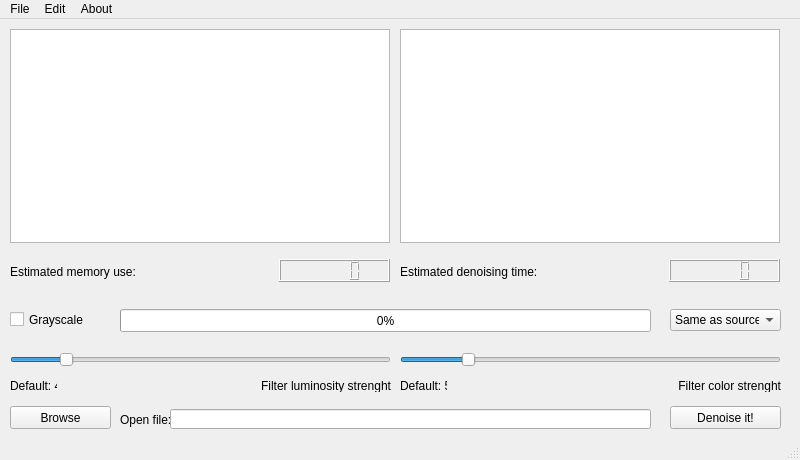
<?xml version="1.0" encoding="UTF-8"?>
<ui version="4.0">
 <class>MainWindow</class>
 <widget class="QMainWindow" name="MainWindow">
  <property name="geometry">
   <rect>
    <x>0</x>
    <y>0</y>
    <width>800</width>
    <height>460</height>
   </rect>
  </property>
  <property name="windowTitle">
   <string>De-noise Video Filter</string>
  </property>
  <property name="windowIcon">
   <iconset>
    <normaloff>resourses/icon.png</normaloff>resourses/icon.png</iconset>
  </property>
  <widget class="QWidget" name="centralwidget">
   <widget class="QGraphicsView" name="graphicsView">
    <property name="geometry">
     <rect>
      <x>10</x>
      <y>10</y>
      <width>380</width>
      <height>214</height>
     </rect>
    </property>
    <property name="toolTip">
     <string>Preview of original image / first frame</string>
    </property>
    <property name="whatsThis">
     <string>Preview of the original image or first video frame.</string>
    </property>
   </widget>
   <widget class="QGraphicsView" name="graphicsView_2">
    <property name="geometry">
     <rect>
      <x>400</x>
      <y>10</y>
      <width>380</width>
      <height>214</height>
     </rect>
    </property>
    <property name="toolTip">
     <string>Preview of denoised image / first frame</string>
    </property>
    <property name="whatsThis">
     <string>&lt;html&gt;&lt;head/&gt;&lt;body&gt;&lt;p&gt;&lt;span style=&quot; font-size:8.25pt;&quot;&gt;Preview of the denoised image or first video frame (if it's ready, of course).&lt;/span&gt;&lt;/p&gt;&lt;/body&gt;&lt;/html&gt;</string>
    </property>
   </widget>
   <widget class="QProgressBar" name="progressBar">
    <property name="geometry">
     <rect>
      <x>120</x>
      <y>290</y>
      <width>531</width>
      <height>23</height>
     </rect>
    </property>
    <property name="toolTip">
     <string>Current progress</string>
    </property>
    <property name="whatsThis">
     <string> Progress bar shows you progress of denoising (for video) or, at least, gives you information that it's complete.</string>
    </property>
    <property name="value">
     <number>0</number>
    </property>
   </widget>
   <widget class="QPushButton" name="pushButton">
    <property name="geometry">
     <rect>
      <x>670</x>
      <y>387</y>
      <width>111</width>
      <height>23</height>
     </rect>
    </property>
    <property name="toolTip">
     <string>Start denoising</string>
    </property>
    <property name="whatsThis">
     <string>&quot;Denoise it!&quot; is the magic button that'll do all the work if you define file path.</string>
    </property>
    <property name="text">
     <string>Denoise it!</string>
    </property>
   </widget>
   <widget class="QSlider" name="horizontalSlider">
    <property name="geometry">
     <rect>
      <x>10</x>
      <y>330</y>
      <width>381</width>
      <height>22</height>
     </rect>
    </property>
    <property name="toolTip">
     <string>Define filter luminance strenght (optional)</string>
    </property>
    <property name="whatsThis">
     <string>&lt;html&gt;&lt;head/&gt;&lt;body&gt;&lt;p&gt;&lt;span style=&quot; font-size:8.25pt;&quot;&gt;By these slider you can define filter strenght for luminance noise. Also remind that higher filter strengh means not only better denoising but fewer detailes remained also. So optimal settings are written beneath so you can return filter strenght to it's defaults easilly.&lt;/span&gt;&lt;/p&gt;&lt;/body&gt;&lt;/html&gt;</string>
    </property>
    <property name="maximum">
     <number>30</number>
    </property>
    <property name="value">
     <number>4</number>
    </property>
    <property name="orientation">
     <enum>Qt::Horizontal</enum>
    </property>
   </widget>
   <widget class="QSlider" name="horizontalSlider_2">
    <property name="geometry">
     <rect>
      <x>400</x>
      <y>330</y>
      <width>381</width>
      <height>22</height>
     </rect>
    </property>
    <property name="toolTip">
     <string>Define filter color strenght (optional)</string>
    </property>
    <property name="whatsThis">
     <string>&lt;html&gt;&lt;head/&gt;&lt;body&gt;&lt;p&gt;&lt;span style=&quot; font-size:8.25pt;&quot;&gt;By thes sliders you can define filter strenght for color noise. Of course, if you set color flag to grayslace, filter color strenght is just a game, enjoy :) Also remind that higher filter strengh means not only better denoising but fewer detailes remained also. So optimal settings are written beneath so you can return filter strenght to it's defaults easilly.&lt;/span&gt;&lt;/p&gt;&lt;/body&gt;&lt;/html&gt;</string>
    </property>
    <property name="maximum">
     <number>30</number>
    </property>
    <property name="value">
     <number>5</number>
    </property>
    <property name="orientation">
     <enum>Qt::Horizontal</enum>
    </property>
   </widget>
   <widget class="QLabel" name="label">
    <property name="geometry">
     <rect>
      <x>10</x>
      <y>360</y>
      <width>47</width>
      <height>13</height>
     </rect>
    </property>
    <property name="text">
     <string>Default: 4</string>
    </property>
   </widget>
   <widget class="QLabel" name="label_2">
    <property name="geometry">
     <rect>
      <x>210</x>
      <y>360</y>
      <width>181</width>
      <height>13</height>
     </rect>
    </property>
    <property name="text">
     <string>Filter luminosity strenght</string>
    </property>
    <property name="alignment">
     <set>Qt::AlignRight|Qt::AlignTrailing|Qt::AlignVCenter</set>
    </property>
   </widget>
   <widget class="QLabel" name="label_3">
    <property name="geometry">
     <rect>
      <x>400</x>
      <y>360</y>
      <width>47</width>
      <height>13</height>
     </rect>
    </property>
    <property name="text">
     <string>Default: 5</string>
    </property>
    <property name="alignment">
     <set>Qt::AlignLeading|Qt::AlignLeft|Qt::AlignVCenter</set>
    </property>
   </widget>
   <widget class="QLabel" name="label_4">
    <property name="geometry">
     <rect>
      <x>570</x>
      <y>360</y>
      <width>211</width>
      <height>13</height>
     </rect>
    </property>
    <property name="text">
     <string>Filter color strenght</string>
    </property>
    <property name="alignment">
     <set>Qt::AlignRight|Qt::AlignTrailing|Qt::AlignVCenter</set>
    </property>
   </widget>
   <widget class="QLabel" name="label_5">
    <property name="geometry">
     <rect>
      <x>120</x>
      <y>390</y>
      <width>61</width>
      <height>21</height>
     </rect>
    </property>
    <property name="text">
     <string>Open file:</string>
    </property>
    <property name="alignment">
     <set>Qt::AlignLeading|Qt::AlignLeft|Qt::AlignVCenter</set>
    </property>
   </widget>
   <widget class="QLineEdit" name="lineEdit">
    <property name="geometry">
     <rect>
      <x>170</x>
      <y>390</y>
      <width>481</width>
      <height>20</height>
     </rect>
    </property>
    <property name="toolTip">
     <string>File path</string>
    </property>
    <property name="whatsThis">
     <string>By this panel you can define file path manually or using standart system view, as you wish.</string>
    </property>
   </widget>
   <widget class="QPushButton" name="pushButton_2">
    <property name="geometry">
     <rect>
      <x>10</x>
      <y>387</y>
      <width>101</width>
      <height>23</height>
     </rect>
    </property>
    <property name="toolTip">
     <string>Browse file</string>
    </property>
    <property name="whatsThis">
     <string>By this panel you can define file path manually or using standart system view, as you wish.</string>
    </property>
    <property name="text">
     <string>Browse</string>
    </property>
   </widget>
   <widget class="QComboBox" name="comboBox_2">
    <property name="geometry">
     <rect>
      <x>670</x>
      <y>290</y>
      <width>111</width>
      <height>22</height>
     </rect>
    </property>
    <property name="toolTip">
     <string>Define the output resolution (optional)</string>
    </property>
    <property name="whatsThis">
     <string>Here you can define the resolution of output file if you want to change it. Please remind that higher resolution means moch more resourses to denoise it.</string>
    </property>
    <property name="maxVisibleItems">
     <number>9</number>
    </property>
    <item>
     <property name="text">
      <string>Same as source</string>
     </property>
    </item>
    <item>
     <property name="text">
      <string>VGA (640*480)</string>
     </property>
    </item>
    <item>
     <property name="text">
      <string>SVGA (800*600)</string>
     </property>
    </item>
    <item>
     <property name="text">
      <string>qHD (960*540)</string>
     </property>
    </item>
    <item>
     <property name="text">
      <string>HD (1280*720)</string>
     </property>
    </item>
    <item>
     <property name="text">
      <string>XGA+ (1152*864)</string>
     </property>
    </item>
    <item>
     <property name="text">
      <string>HD+ (1600*900)</string>
     </property>
    </item>
    <item>
     <property name="text">
      <string>UXGA (1600*1200)</string>
     </property>
    </item>
    <item>
     <property name="text">
      <string>FullHD (1920*1080)</string>
     </property>
    </item>
   </widget>
   <widget class="QLabel" name="label_6">
    <property name="geometry">
     <rect>
      <x>10</x>
      <y>240</y>
      <width>181</width>
      <height>20</height>
     </rect>
    </property>
    <property name="text">
     <string>Estimated memory use: </string>
    </property>
    <property name="alignment">
     <set>Qt::AlignBottom|Qt::AlignLeading|Qt::AlignLeft</set>
    </property>
   </widget>
   <widget class="QLabel" name="label_7">
    <property name="geometry">
     <rect>
      <x>400</x>
      <y>240</y>
      <width>181</width>
      <height>20</height>
     </rect>
    </property>
    <property name="text">
     <string>Estimated denoising time: </string>
    </property>
    <property name="alignment">
     <set>Qt::AlignBottom|Qt::AlignLeading|Qt::AlignLeft</set>
    </property>
   </widget>
   <widget class="QLCDNumber" name="lcdNumber">
    <property name="geometry">
     <rect>
      <x>279</x>
      <y>240</y>
      <width>111</width>
      <height>23</height>
     </rect>
    </property>
    <property name="toolTip">
     <string>How much RAM (in Gb) you'll need for denoising</string>
    </property>
    <property name="whatsThis">
     <string>&lt;html&gt;&lt;head/&gt;&lt;body&gt;&lt;p&gt;&lt;span style=&quot; font-size:8.25pt;&quot;&gt;That panel gives you information about estimated memory use (in gigabytes) that you'll need for denoising.&lt;/span&gt;&lt;/p&gt;&lt;/body&gt;&lt;/html&gt;</string>
    </property>
   </widget>
   <widget class="QLCDNumber" name="lcdNumber_2">
    <property name="geometry">
     <rect>
      <x>669</x>
      <y>240</y>
      <width>111</width>
      <height>23</height>
     </rect>
    </property>
    <property name="toolTip">
     <string>How much time (nearly) in minutes denoising will take</string>
    </property>
    <property name="whatsThis">
     <string>&lt;html&gt;&lt;head/&gt;&lt;body&gt;&lt;p&gt;That panel gives you information about estimated denoising time (in minutes).&lt;/p&gt;&lt;/body&gt;&lt;/html&gt;</string>
    </property>
   </widget>
   <widget class="QCheckBox" name="checkBox">
    <property name="geometry">
     <rect>
      <x>10</x>
      <y>290</y>
      <width>131</width>
      <height>21</height>
     </rect>
    </property>
    <property name="text">
     <string>Grayscale</string>
    </property>
   </widget>
  </widget>
  <widget class="QMenuBar" name="menubar">
   <property name="geometry">
    <rect>
     <x>0</x>
     <y>0</y>
     <width>800</width>
     <height>21</height>
    </rect>
   </property>
   <widget class="QMenu" name="menuFile">
    <property name="title">
     <string>File</string>
    </property>
    <addaction name="actionOpen"/>
    <addaction name="separator"/>
    <addaction name="actionExit"/>
   </widget>
   <widget class="QMenu" name="menuEdit">
    <property name="title">
     <string>Edit</string>
    </property>
    <widget class="QMenu" name="menuFilter_strenght">
     <property name="title">
      <string>Filter strenght</string>
     </property>
     <addaction name="actionLuminance_denoise"/>
     <addaction name="actionColor_denoise"/>
    </widget>
    <widget class="QMenu" name="menuColor">
     <property name="title">
      <string>Color</string>
     </property>
     <addaction name="actionOn"/>
     <addaction name="actionOff"/>
    </widget>
    <widget class="QMenu" name="menuResolution">
     <property name="title">
      <string>Resolution</string>
     </property>
     <addaction name="actionVGA_640_480"/>
     <addaction name="actionQHD_960_540"/>
     <addaction name="actionSVGA_800_600"/>
     <addaction name="actionHD_1280_720"/>
     <addaction name="actionXGA_1152_864"/>
     <addaction name="actionHD_1600_1200"/>
     <addaction name="actionHD_1600_1201"/>
     <addaction name="actionFullHD_1920_1080"/>
     <addaction name="separator"/>
     <addaction name="actionSame_as_source"/>
    </widget>
    <addaction name="menuColor"/>
    <addaction name="menuResolution"/>
    <addaction name="menuFilter_strenght"/>
   </widget>
   <widget class="QMenu" name="menuAbout">
    <property name="title">
     <string>About</string>
    </property>
    <addaction name="actionLicense"/>
    <addaction name="actionAuthor"/>
    <addaction name="actionVersion"/>
    <addaction name="actionHowTo"/>
   </widget>
   <addaction name="menuFile"/>
   <addaction name="menuEdit"/>
   <addaction name="menuAbout"/>
  </widget>
  <widget class="QStatusBar" name="statusbar"/>
  <action name="actionOpen">
   <property name="text">
    <string>Open</string>
   </property>
   <property name="shortcut">
    <string>Ctrl+O</string>
   </property>
  </action>
  <action name="actionExit">
   <property name="text">
    <string>Exit</string>
   </property>
   <property name="shortcut">
    <string>Ctrl+Q</string>
   </property>
  </action>
  <action name="actionLuminance_denoise">
   <property name="text">
    <string>Luminance denoise</string>
   </property>
   <property name="shortcut">
    <string>Ctrl+F, Ctrl+L</string>
   </property>
  </action>
  <action name="actionColor_denoise">
   <property name="text">
    <string>Color denoise</string>
   </property>
   <property name="shortcut">
    <string>Ctrl+C</string>
   </property>
  </action>
  <action name="actionLicense">
   <property name="text">
    <string>License</string>
   </property>
  </action>
  <action name="actionAuthor">
   <property name="text">
    <string>Author</string>
   </property>
  </action>
  <action name="actionVersion">
   <property name="text">
    <string>About</string>
   </property>
  </action>
  <action name="actionHowTo">
   <property name="text">
    <string>HowTo</string>
   </property>
   <property name="shortcut">
    <string>Ctrl+H</string>
   </property>
  </action>
  <action name="actionOn">
   <property name="text">
    <string>On</string>
   </property>
  </action>
  <action name="actionOff">
   <property name="text">
    <string>Off</string>
   </property>
  </action>
  <action name="actionVGA_640_480">
   <property name="text">
    <string>VGA (640*480)</string>
   </property>
  </action>
  <action name="actionQHD_960_540">
   <property name="text">
    <string>qHD (960*540)</string>
   </property>
  </action>
  <action name="actionSVGA_800_600">
   <property name="text">
    <string>SVGA (800*600)</string>
   </property>
  </action>
  <action name="actionHD_1280_720">
   <property name="text">
    <string>HD (1280*720)</string>
   </property>
  </action>
  <action name="actionXGA_1152_864">
   <property name="text">
    <string>XGA+ (1152*864)</string>
   </property>
  </action>
  <action name="actionHD_1600_1200">
   <property name="text">
    <string>HD+ (1600*900)</string>
   </property>
  </action>
  <action name="actionHD_1600_1201">
   <property name="text">
    <string>HD+ (1600*1200)</string>
   </property>
  </action>
  <action name="actionFullHD_1920_1080">
   <property name="text">
    <string>FullHD (1920*1080)</string>
   </property>
  </action>
  <action name="actionSame_as_source">
   <property name="text">
    <string>Same as source</string>
   </property>
  </action>
 </widget>
 <resources/>
 <connections/>
</ui>
